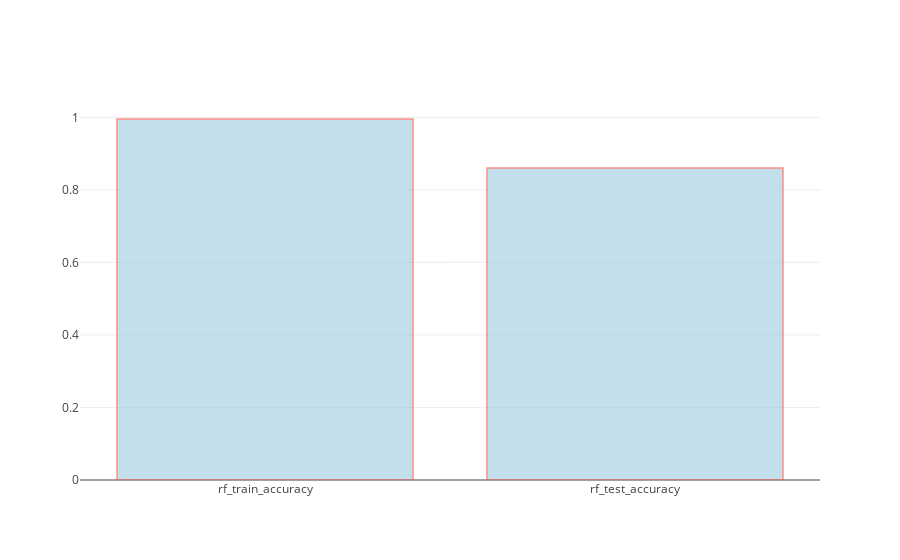

Notebook source saved alongside this figure:
### Code cell
data = [go.Bar(
            x=["rf_train_accuracy","rf_test_accuracy"],
            y=[rf_train_accuracy,rf_test_accuracy],
            marker=dict(color='rgb(158,202,225)',
            line=dict(color='rgba(254, 69, 62, 1)',
            width=1.5),
        ),
    opacity=0.6
    )]

iplot(data, filename='text-hover-bar')

### Figure 1 — Plotly figure (JSON) as saved in the notebook; plotly's stock layout.template omitted (floating-point values rounded to 4 significant figures)
{"data": [{"marker": {"color": "rgb(158,202,225)", "line": {"color": "rgba(254, 69, 62, 1)", "width": 1.5}}, "opacity": 0.6, "type": "bar", "uid": "a81f61be-4114-11e9-9817-2816ad271347", "x": ["rf_train_accuracy", "rf_test_accuracy"], "y": [0.9954, 0.8602]}], "layout": {}}
